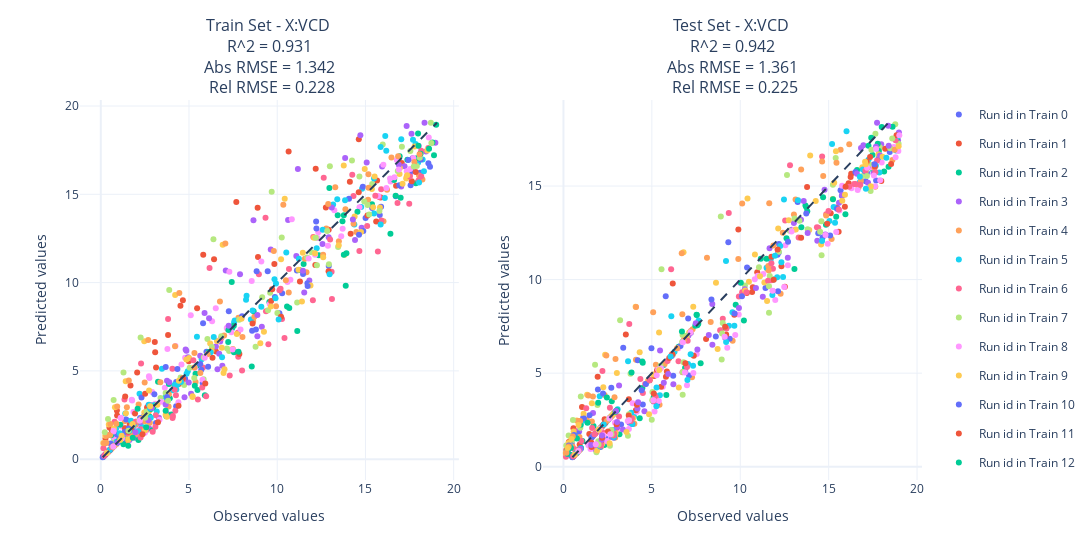
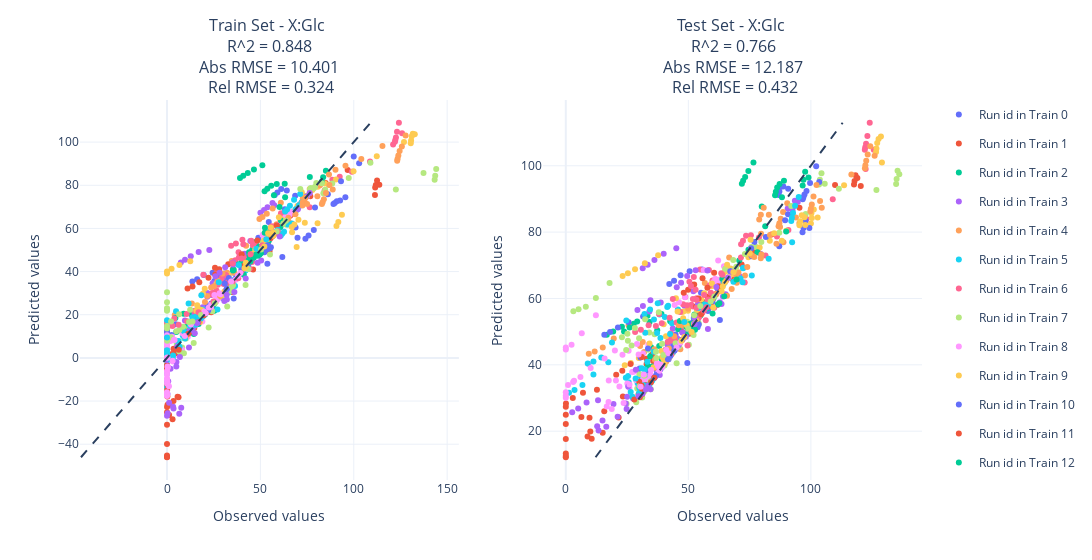

These figures' notebook cell, in order:
### Code cell
X_train_pred = predict_multi_step_pls_model(Z=doe, multi_step_models=models, t_steps=15)
X_test_pred = predict_multi_step_pls_model(Z=doe_test, multi_step_models=models, t_steps=15)

plot_multi_step_pls_model_eval(
    X_train,
    X_train_pred,
    X_test,
    X_test_pred,
    X_columns = X_columns,
)

plot_relative_rmse_by_variables(
    X_train,
    X_train_pred,
    X_test,
    X_test_pred,
    X_columns = X_columns,
)
